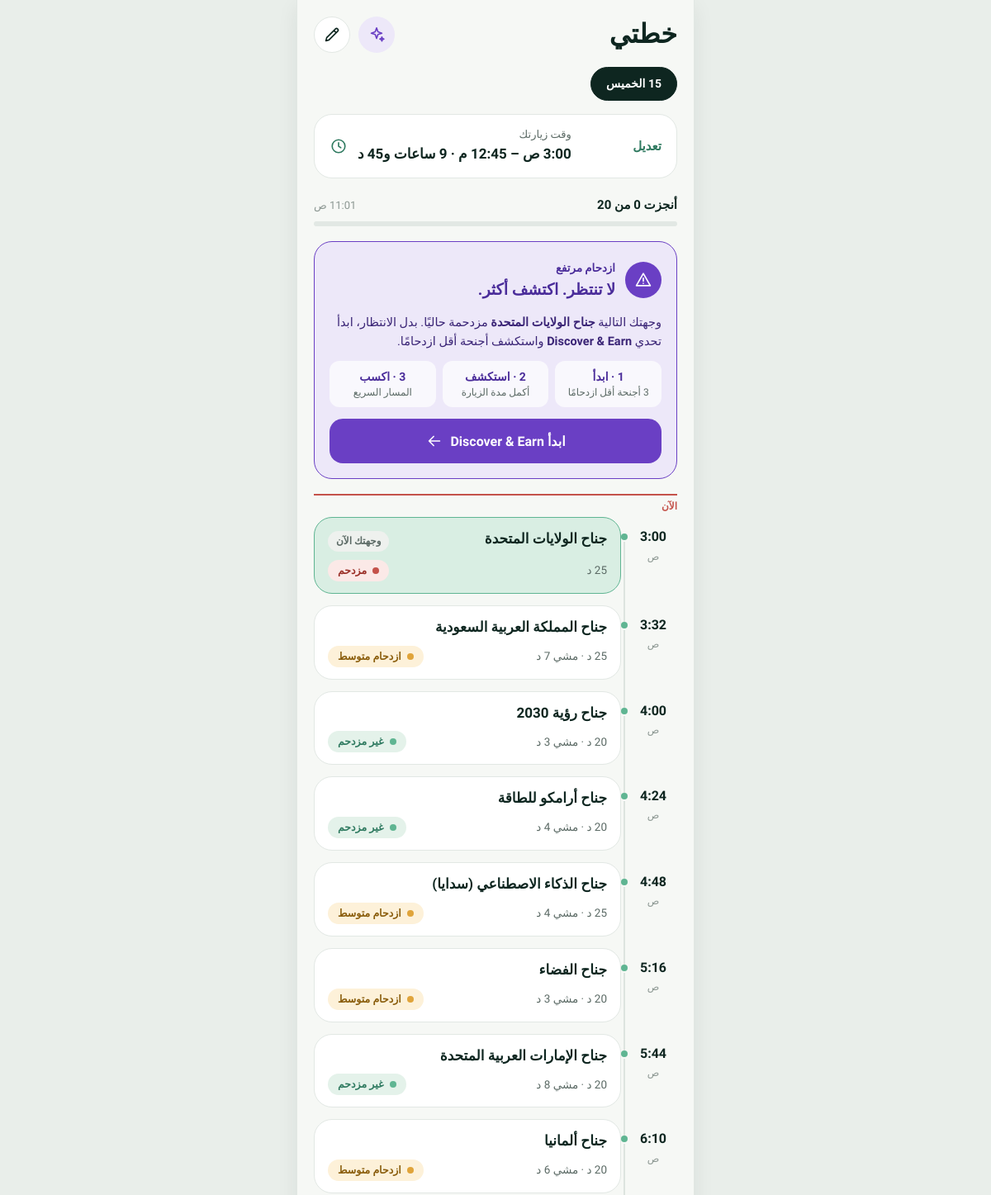
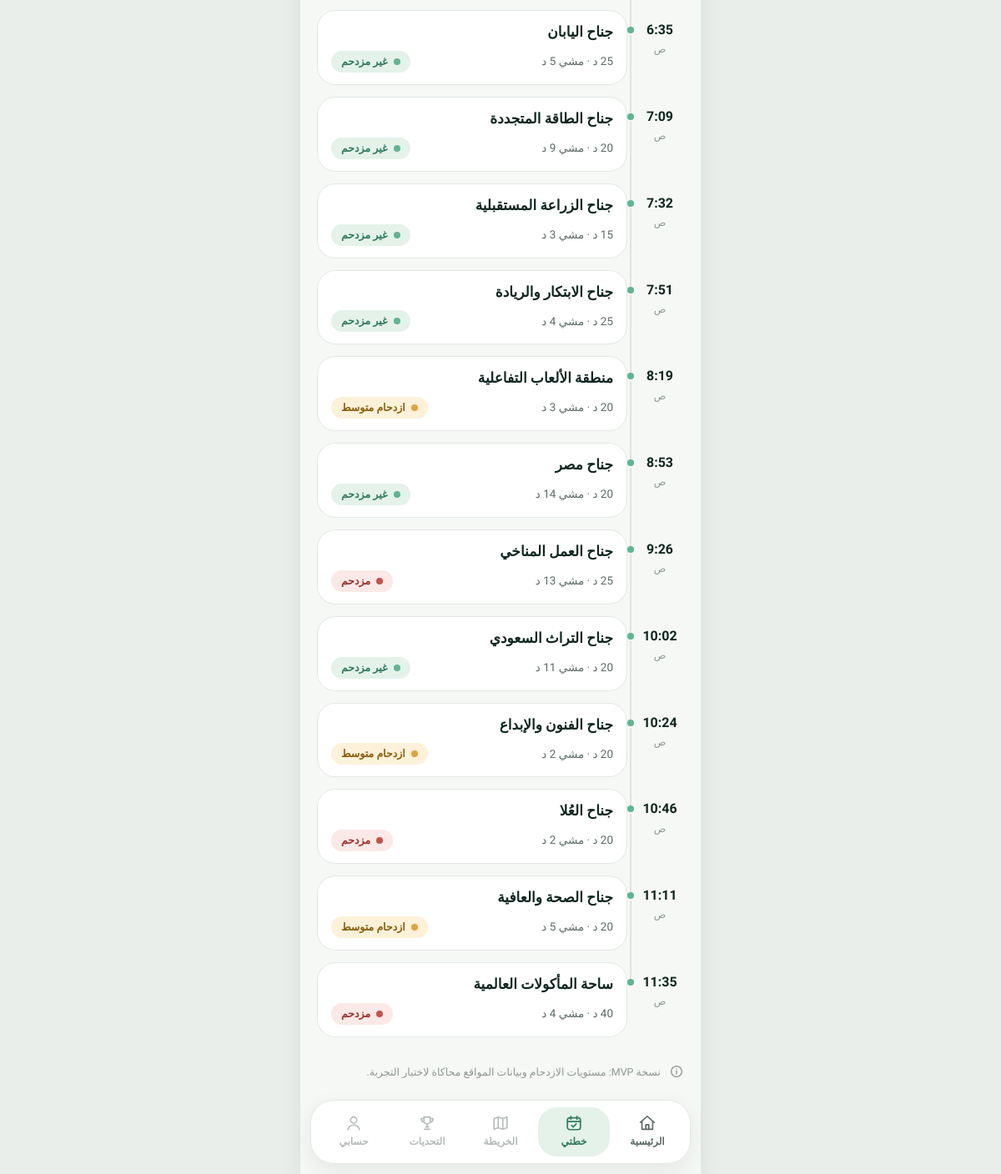
/plan/13/, run on the app's committed database (2 pictures, top to bottom).
### planner/models.py (models this page shows, shortened)
class VisitPlanItem(models.Model):
    plan = models.ForeignKey(
        VisitPlan,
        on_delete=models.CASCADE,
        related_name="items"
    )
    pavilion = models.ForeignKey(
        Pavilion,
        on_delete=models.CASCADE
    )
    order = models.PositiveIntegerField()
    is_visited = models.BooleanField(
        default=False
    )
    visited_at = models.DateTimeField(
        null=True,
        blank=True
    )
    class Meta:
        ordering = ["order"]

class Pavilion(models.Model):
    class CrowdLevel(models.TextChoices):
        LOW = "LOW", "غير مزدحم"
        MEDIUM = "MEDIUM", "ازدحام متوسط"
        HIGH = "HIGH", "مزدحم"
    name = models.CharField(
        max_length=150
    )
    country = models.CharField(
        max_length=100,
        blank=True
    )
    description = models.TextField()
    highlights = models.TextField()
    recommended_duration = models.PositiveIntegerField(
        help_text="مدة زيارة الجناح بالدقائق"
    )
    interests = models.ManyToManyField(
        Interest,
        related_name="pavilions"
    )
    latitude = models.DecimalField(
        max_digits=9,
        decimal_places=6,
        null=True,
        blank=True
    )
    longitude = models.DecimalField(
        max_digits=9,
        decimal_places=6,
        null=True,
        blank=True
    )
    crowd_level = models.CharField(
        max_length=10,
        choices=CrowdLevel.choices,
        default=CrowdLevel.LOW
    )
    is_active = models.BooleanField(
        default=True
    )
    challenge_visit_minutes = models.PositiveIntegerField(
        default=10,
        help_text="المدة المطلوبة لإكمال زيارة التحدي"
    )

### planner/views.py (the view)
def plan_detail(request, plan_id):
    plan = get_object_or_404(
        VisitPlan,
        id=plan_id
    )
    items = list(
        plan.items.select_related("pavilion")
    )
    next_item = next(
        (item for item in items if not item.is_visited),
        None
    )
    passes = list(
        FreePass.objects.filter(
            challenge__visit_plan=plan
        )
    )
    pass_pavilion_ids = {p.pavilion_id for p in passes}
    active_passes = {
        p.pavilion_id: p
        for p in passes
        if not p.is_used
    }
    show_challenge = False
    if next_item:
        show_challenge = (
            next_item.pavilion.crowd_level
            == Pavilion.CrowdLevel.HIGH
            and next_item.pavilion_id not in pass_pavilion_ids
        )
    rows = build_schedule(plan, items)
    for row in rows:
        row["free_pass"] = active_passes.get(
            row["item"].pavilion_id
        )
    done_count = sum(1 for item in items if item.is_visited)
    return render(
        request,
        "planner/plan_detail.html",
        {
            "plan": plan,
            "items": items,
            "rows": rows,
            "next_item": next_item,
            "show_challenge": show_challenge,
            "done_count": done_count,
            "total_count": len(items),
            "progress_percent": (
                round(done_count * 100 / len(items))
                if items else 0
            ),
            "time_range": format_time_range(
                plan.start_time,
                plan.end_time
            ),
            "duration_text": (
                duration_label(
                    (plan.end_time.hour * 60 + plan.end_time.minute)
                    - (plan.start_time.hour * 60 + plan.start_time.minute)
                )
                if plan.start_time and plan.end_time
                else ""
            ),
            "active_pass": (
                active_passes.get(next_item.pavilion_id)
                if next_item else None
            ),
        }
    )

### planner/services.py (called while the page is built)
def calculate_distance(
    lat1,
    lon1,
    lat2,
    lon2
):
    earth_radius = 6371
    lat1 = radians(float(lat1))
    lon1 = radians(float(lon1))
    lat2 = radians(float(lat2))
    lon2 = radians(float(lon2))
    difference_lat = lat2 - lat1
    difference_lon = lon2 - lon1
    a = (
        sin(difference_lat / 2) ** 2
        + cos(lat1)
        * cos(lat2)
        * sin(difference_lon / 2) ** 2
    )
    c = 2 * atan2(
        sqrt(a),
        sqrt(1 - a)
    )
    distance_km = earth_radius * c
    distance_meters = distance_km * 1000
    return round(distance_meters)

def calculate_walking_time(distance_meters):
    walking_minutes = (
        distance_meters
        / WALKING_SPEED_METERS_PER_MINUTE
    )
    return math.ceil(walking_minutes)

def pavilion_travel_info(
    pavilion1,
    pavilion2
):
    if (
        pavilion1.latitude is None
        or pavilion1.longitude is None
        or pavilion2.latitude is None
        or pavilion2.longitude is None
    ):
        return {
            "distance": 0,
            "walking_time": 0
        }
    distance = calculate_distance(
        pavilion1.latitude,
        pavilion1.longitude,
        pavilion2.latitude,
        pavilion2.longitude
    )
    walking_time = calculate_walking_time(
        distance
    )
    return {
        "distance": distance,
        "walking_time": walking_time
    }

def _clock(total_minutes):
    total_minutes %= 24 * 60
    hour24, minute = divmod(total_minutes, 60)
    period = "ص" if hour24 < 12 else "م"
    hour12 = hour24 % 12 or 12
    return f"{hour12}:{minute:02d}", period

def format_time_range(start, end):
    if not start or not end:
        return ""
    s_label, s_period = _clock(start.hour * 60 + start.minute)
    e_label, e_period = _clock(end.hour * 60 + end.minute)
    if s_period == e_period:
        return f"{s_label} – {e_label} {e_period}"
    return f"{s_label} {s_period} – {e_label} {e_period}"

def duration_label(minutes):
    hours, mins = divmod(int(minutes), 60)
    if hours == 0:
        return f"{mins} د"
    if hours == 1:
        hours_label = "ساعة"
    elif hours == 2:
        hours_label = "ساعتان"
    elif hours <= 10:
        hours_label = f"{hours} ساعات"
    else:
        hours_label = f"{hours} ساعة"
    return f"{hours_label} و{mins} د" if mins else hours_label

### planner/templatetags/planner_extras.py (called while the page is built)
@register.filter
def crowd_class(level):
    return {"LOW": "low", "MEDIUM": "mid", "HIGH": "high"}.get(level, "low")

### templates/planner/plan_detail.html (shortened to what this page needs)
{% extends "planner/base.html" %}
{% load static planner_extras %}
{% block content %}
<header class="plan-head">
    <h1>خطتي</h1>
    <div class="actions">
        <a href="{% url 'create_plan' %}" class="icon-btn ai" aria-label="خطة جديدة بالذكاء الاصطناعي" title="خطة جديدة">
            <svg class="ic"><use href="#i-sparkle"/></svg>
        </a>
        <a href="{% url 'create_plan' %}" class="icon-btn" aria-label="تعديل الخطة" title="تعديل">
            <svg class="ic"><use href="#i-pencil"/></svg>
        </a>
    </div>
</header>
{% if plan.visit_date %}
<div class="chips">
    <span class="chip is-on" id="dateChip" data-date="{{ plan.visit_date|date:'Y-m-d' }}">{{ plan.visit_date|date:'j/n' }}</span>
</div>
{% endif %}
{% if time_range %}
<div class="time-summary">
    <a href="{% url 'create_plan' %}">تعديل</a>
    <div class="info">
        <div>
            <small>وقت زيارتك</small>
            <strong>{{ time_range }}{% if duration_text %} · {{ duration_text }}{% endif %}</strong>
        </div>
        <svg class="ic"><use href="#i-clock"/></svg>
    </div>
</div>
{% endif %}
<div class="progress">
    <div class="progress-row">
        <span>أنجزت {{ done_count }} من {{ total_count }}</span>
        <small id="nowClock"></small>
    </div>
    <div class="progress-bar"><i style="width: {{ progress_percent }}%"></i></div>
</div>
{% if show_challenge %}
<section class="discover">
    <div class="discover-top">
        <span class="ic-wrap"><svg class="ic"><use href="#i-warn"/></svg></span>
        <div>
            <small>ازدحام مرتفع</small>
            <h2>لا تنتظر. اكتشف أكثر.</h2>
        </div>
    </div>
    <p class="desc">
        وجهتك التالية <strong>{{ next_item.pavilion.name }}</strong> مزدحمة حاليًا.
        بدل الانتظار، ابدأ تحدي <strong>Discover &amp; Earn</strong> واستكشف أجنحة أقل ازدحامًا.
    </p>
    <div class="flow">
        <div><b>1 · ابدأ</b>3 أجنحة أقل ازدحامًا</div>
        <div><b>2 · استكشف</b>أكمل مدة الزيارة</div>
        <div><b>3 · اكسب</b>المسار السريع</div>
    </div>
    <form method="POST" action="{% url 'start_challenge' plan.id %}">
        <button type="submit" class="btn btn-purple">
            ابدأ Discover &amp; Earn
            <svg class="ic" style="transform:scaleX(-1)"><use href="#i-arrow"/></svg>
        </button>
    </form>
</section>
{% endif %}
<section class="timeline" aria-label="مسار اليوم">
    {% for row in rows %}
    {% with item=row.item pav=row.item.pavilion %}
        {% if next_item and item.id == next_item.id %}
        <div class="now-line"><span>الآن</span></div>
        <div class="now-spacer"></div>
        {% endif %}
        <div class="tl-row {% if item.is_visited %}done{% elif next_item and item.id == next_item.id %}current{% endif %}{% if row.free_pass %} fast{% endif %}">
            <div class="tl-time">
                <strong>{{ row.clock }}</strong>
                <small>{{ row.period }}</small>
                <span class="tl-dot"></span>
            </div>
            <article class="tl-card">
                <div class="tl-title">
                    <h3>{{ pav.name }}</h3>
                    {% if row.free_pass %}
                        <span class="badge purple"><svg class="ic"><use href="#i-bolt"/></svg>فاست باس</span>
                    {% elif next_item and item.id == next_item.id %}
                        <span class="badge">وجهتك الآن</span>
                    {% endif %}
                </div>
                {% if item.is_visited %}
                    <p class="sub">تمت الزيارة ✓</p>
                {% else %}
                    <div class="tl-tags">
                        <span class="sub">{{ pav.recommended_duration }} د{% if row.walk %} · مشي {{ row.walk }} د{% endif %}</span>
                        <span class="crowd {{ pav.crowd_level|crowd_class }}">{{ pav.get_crowd_level_display }}</span>
                    </div>
                {% endif %}
            </article>
        </div>
    {% endwith %}
    {% empty %}
        <div class="card plan-done">
            <h2>لا توجد محطات في خطتك</h2>
            <p>أنشئ خطة جديدة لاختيار الأجنحة المناسبة لك.</p>
            <a href="{% url 'create_plan' %}" class="btn">خطّط زيارتي</a>
        </div>
    {% endfor %}
</section>
<p class="mvp-note">
    <svg class="ic" style="width:18px;height:18px"><use href="#i-info"/></svg>
    نسخة MVP: مستويات الازدحام وبيانات المواقع محاكاة لاختبار التجربة.
</p>
{% endblock %}

### data on the page
VisitPlanItem: pavilion.name "جناح الولايات المتحدة", shows "الآن", clock "3:00", period "ص", item.pavilion.name "جناح الولايات المتحدة", shows "وجهتك الآن", item.pavilion.crowd_level "مزدحم"
VisitPlanItem: clock "3:32", period "ص", item.pavilion.name "جناح المملكة العربية السعودية", item.pavilion.crowd_level "ازدحام متوسط"
VisitPlanItem: clock "4:00", period "ص", item.pavilion.name "جناح رؤية 2030", item.pavilion.crowd_level "غير مزدحم"
VisitPlanItem: clock "4:24", period "ص", item.pavilion.name "جناح أرامكو للطاقة", item.pavilion.crowd_level "غير مزدحم"
VisitPlanItem: clock "4:48", period "ص", item.pavilion.name "جناح الذكاء الاصطناعي (سدايا)", item.pavilion.crowd_level "ازدحام متوسط"
VisitPlanItem: clock "5:16", period "ص", item.pavilion.name "جناح الفضاء", item.pavilion.crowd_level "ازدحام متوسط"
VisitPlanItem: clock "5:44", period "ص", item.pavilion.name "جناح الإمارات العربية المتحدة", item.pavilion.crowd_level "غير مزدحم"
VisitPlanItem: clock "6:10", period "ص", item.pavilion.name "جناح ألمانيا", item.pavilion.crowd_level "ازدحام متوسط"
VisitPlanItem: clock "6:35", period "ص", item.pavilion.name "جناح اليابان", item.pavilion.crowd_level "غير مزدحم"
VisitPlanItem: clock "7:09", period "ص", item.pavilion.name "جناح الطاقة المتجددة", item.pavilion.crowd_level "غير مزدحم"
VisitPlanItem: clock "7:32", period "ص", item.pavilion.name "جناح الزراعة المستقبلية", item.pavilion.crowd_level "غير مزدحم"
VisitPlanItem: clock "7:51", period "ص", item.pavilion.name "جناح الابتكار والريادة", item.pavilion.crowd_level "غير مزدحم"
VisitPlanItem: clock "8:19", period "ص", item.pavilion.name "منطقة الألعاب التفاعلية", item.pavilion.crowd_level "ازدحام متوسط"
VisitPlanItem: clock "8:53", period "ص", item.pavilion.name "جناح مصر", item.pavilion.crowd_level "غير مزدحم"
VisitPlanItem: clock "9:26", period "ص", item.pavilion.name "جناح العمل المناخي", item.pavilion.crowd_level "مزدحم"
VisitPlanItem: clock "10:02", period "ص", item.pavilion.name "جناح التراث السعودي", item.pavilion.crowd_level "غير مزدحم"
VisitPlanItem: clock "10:24", period "ص", item.pavilion.name "جناح الفنون والإبداع", item.pavilion.crowd_level "ازدحام متوسط"
VisitPlanItem: clock "10:46", period "ص", item.pavilion.name "جناح العُلا", item.pavilion.crowd_level "مزدحم"
VisitPlanItem: clock "11:11", period "ص", item.pavilion.name "جناح الصحة والعافية", item.pavilion.crowd_level "ازدحام متوسط"
VisitPlanItem: clock "11:35", period "ص", item.pavilion.name "ساحة المأكولات العالمية", item.pavilion.crowd_level "مزدحم"

### other printed values
{{ time_range }} "3:00 ص – 12:45 م"
{{ duration_text }} "9 ساعات و45 د"
{{ total_count }} "20"
